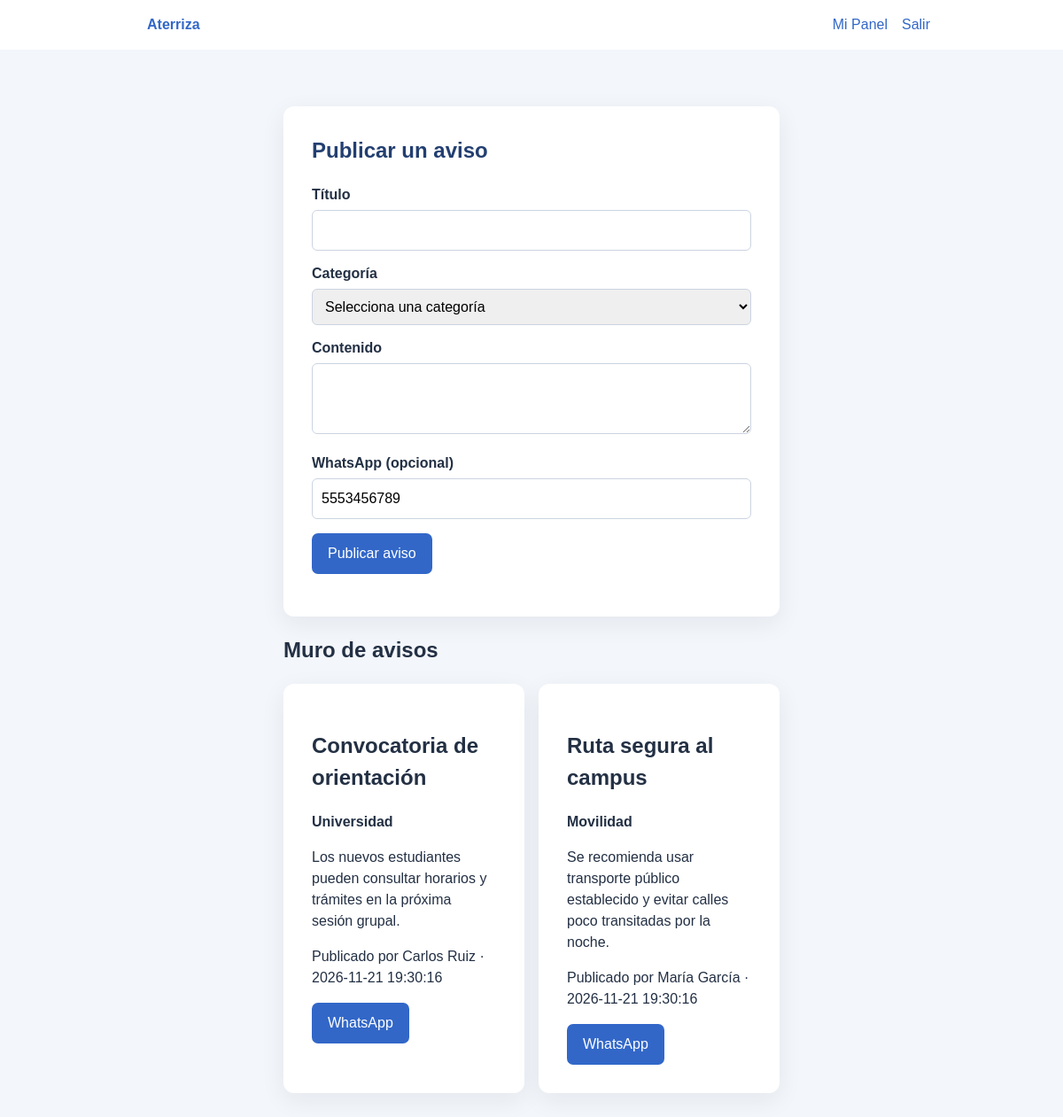
The page /avisos_guia.php (signed in) on the database its author committed.
### tables this page shows
CREATE TABLE usuarios (
    id INT AUTO_INCREMENT PRIMARY KEY,
    nombre VARCHAR(100) NOT NULL,
    correo VARCHAR(150) NOT NULL UNIQUE,
    `password` VARCHAR(255) NOT NULL,
    rol ENUM('foraneo', 'guia') NOT NULL,
    carrera VARCHAR(100) NOT NULL,
    ciudad_origen VARCHAR(100) NOT NULL,
    ciudad_destino VARCHAR(100) NOT NULL,
    intereses TEXT NOT NULL,
    whatsapp VARCHAR(20) NOT NULL
);

CREATE TABLE avisos (
    id INT AUTO_INCREMENT PRIMARY KEY,
    guia_id INT NOT NULL,
    titulo VARCHAR(150) NOT NULL,
    categoria VARCHAR(100) NOT NULL,
    contenido TEXT NOT NULL,
    whatsapp VARCHAR(20) NOT NULL,
    fecha TIMESTAMP NOT NULL DEFAULT CURRENT_TIMESTAMP,
    FOREIGN KEY (guia_id) REFERENCES usuarios(id)
);

### public/avisos_guia.php (the view, shortened to what this page needs)
<?php
require __DIR__ . '/../config/db.php';
$guiaId = (int) $_SESSION['usuario_id'];
$stmt = $pdo->prepare("SELECT whatsapp FROM usuarios WHERE id = ? AND rol = 'guia'");
$stmt->execute([$guiaId]);
$whatsappGuia = $stmt->fetchColumn();
$titulo = $categoria = $contenido = '';
$whatsapp = (string) $whatsappGuia;
$stmt = $pdo->query(
    "SELECT a.titulo, a.categoria, a.contenido, a.whatsapp, a.fecha, u.nombre AS guia
     FROM avisos a
     JOIN usuarios u ON u.id = a.guia_id
     WHERE u.rol = 'guia'
     ORDER BY a.fecha DESC, a.id DESC"
);
$avisos = $stmt->fetchAll(PDO::FETCH_ASSOC);
$esc = static fn($valor) => htmlspecialchars((string) $valor, ENT_QUOTES, 'UTF-8');
?>
<!doctype html>
<html lang="es">
<head>
    <link rel="stylesheet" href="style.css">
</head>
<body>
<nav>
    <a href="panel_guia.php"><strong>Aterriza</strong></a>
    <div><a href="panel_guia.php">Mi Panel</a><a href="logout.php">Salir</a></div>
</nav>
<main class="page-wide">
    <section class="card">
        <h1>Publicar un aviso</h1>
        <form method="post">
            <label for="titulo">Título</label>
            <input id="titulo" name="titulo" maxlength="150" value="<?= $esc($titulo) ?>" required>
            <label for="categoria">Categoría</label>
            <select id="categoria" name="categoria" required>
                <option value="">Selecciona una categoría</option>
            </select>
            <label for="contenido">Contenido</label>
            <textarea id="contenido" name="contenido" required><?= $esc($contenido) ?></textarea>
            <label for="whatsapp">WhatsApp (opcional)</label>
            <input id="whatsapp" name="whatsapp" maxlength="20" value="<?= $esc($whatsapp) ?>">
            <p><button type="submit">Publicar aviso</button></p>
        </form>
    </section>
    <h2>Muro de avisos</h2>
    <?php if (!$avisos): ?>
        <p>Aún no hay avisos publicados.</p>
    <?php else: ?>
        <div class="grid">
            <?php foreach ($avisos as $aviso): ?>
                <?php $numero = preg_replace('/\D+/', '', $aviso['whatsapp']); ?>
                <article class="card">
                    <h2><?= $esc($aviso['titulo']) ?></h2>
                    <p><strong><?= $esc($aviso['categoria']) ?></strong></p>
                    <p><?= nl2br($esc($aviso['contenido'])) ?></p>
                    <p>Publicado por <?= $esc($aviso['guia']) ?> · <?= $esc($aviso['fecha']) ?></p>
                    <?php if ($numero !== ''): ?>
                        <a class="button contact" href="https://wa.me/<?= $esc($numero) ?>" target="_blank" rel="noopener">WhatsApp</a>
                    <?php endif; ?>
                </article>
            <?php endforeach; ?>
        </div>
    <?php endif; ?>
</main>
</body>
</html>

### public/style.css (style rules this page uses)
* { box-sizing: border-box; }
body { margin: 0; color: #233044; background: #f3f6fa; font: 16px/1.5 Arial, sans-serif; }
nav { display: flex; justify-content: space-between; align-items: center; padding: 16px max(5%, calc((100% - 900px) / 2)); background: #fff; }
nav a { margin-left: 16px; }
a { color: #3267c8; text-decoration: none; }
main { width: min(100% - 32px, 560px); margin: 64px auto; }
.page-wide { max-width: 900px; }
.grid { display: grid; grid-template-columns: repeat(auto-fit, minmax(230px, 1fr)); gap: 16px; }
.contact { background: #23834b; }
.card { padding: 32px; background: #fff; border-radius: 12px; box-shadow: 0 8px 28px #23304412; }
h1 { margin-top: 0; color: #233f71; }
.button, button { display: inline-block; padding: 11px 18px; color: #fff; background: #3267c8; border: 0; border-radius: 7px; font: inherit; cursor: pointer; }
label { display: block; margin: 14px 0 5px; font-weight: bold; }
input, select, textarea { width: 100%; padding: 10px; border: 1px solid #cbd4e1; border-radius: 6px; font: inherit; }
textarea { min-height: 80px; resize: vertical; }

### rows shown on the page
usuarios: whatsapp "5553456789"
avisos: titulo "Convocatoria de orientación", categoria "Universidad", contenido "Los nuevos estudiantes pueden consultar horarios y trámites en la próxima sesión grupal.", guia.nombre "Carlos Ruiz", fecha "2026-11-21 19:30:16"
avisos: titulo "Ruta segura al campus", categoria "Movilidad", contenido "Se recomienda usar transporte público establecido y evitar calles poco transitadas por la noche.", guia.nombre "María García", fecha "2026-11-21 19:30:16"
